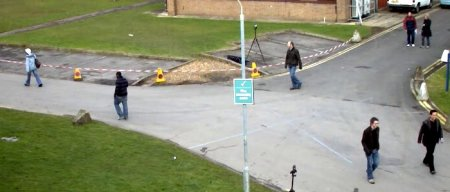
#> input picture OpenCV/examples/resframe.jpg, 450 x 192 px
$ python split_merge.py
#> lines starting #> are read from the running program, lines starting #| are printed output that depends on the picture
#!/usr/bin/env python
# encoding: utf-8

import cv2
import numpy as np

image = cv2.imread("resframe.jpg",cv2.IMREAD_COLOR)
#> image is the input picture: shape (192, 450, 3); mean B, G, R 123.6, 146.7, 143.5

cv2.imshow("Original(BGR)", image)

# 通道分离，注意顺序是BGR
# (B, G, R) = cv2.split(image)
# 通过索引方式分离
B = image[:,:,0]
G = image[:,:,1]
R = image[:,:,2]

# 显示各个分离出的通道
cv2.imshow("Red - single", R)
cv2.imshow("Green - single", G)
cv2.imshow("Blue - single", B)

# 生成一个值为0的单通道数组
zeros = np.zeros(image.shape[:2], dtype = "uint8")

# 分别扩展B、G、R成为三通道。另外两个通道用上面的值为0的数组填充
cv2.imshow("Blue", cv2.merge([B, zeros, zeros]))
cv2.imshow("Green", cv2.merge([zeros, G, zeros]))
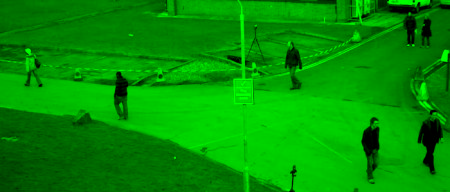
#> window 'Green': shape (192, 450, 3); mean B, G, R 0, 146.7, 0
cv2.imshow("Red", cv2.merge([zeros, zeros, R]))
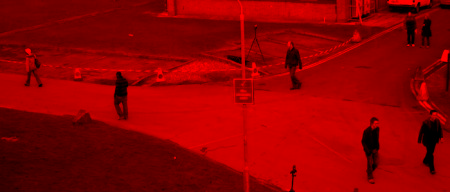
#> window 'Red': shape (192, 450, 3); mean B, G, R 0, 0, 143.5

# 合并RGB三个通道
cv2.imshow("Merged(B,G,R)", cv2.merge([B, G, R]))

# Convert BGR to HSV
imageHSV = cv2.cvtColor(image, cv2.COLOR_BGR2HSV)
#> imageHSV: shape (192, 450, 3); mean H, S, V 56.4, 64.1, 150.8
# (h,s,v) = cv2.split(imageHSV)
# 通过索引方式分离
h = imageHSV[:,:,0]
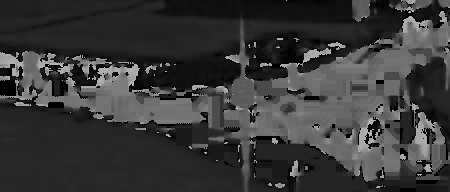
#> h: shape (192, 450); min 0, max 179, mean 56.4
s = imageHSV[:,:,1]
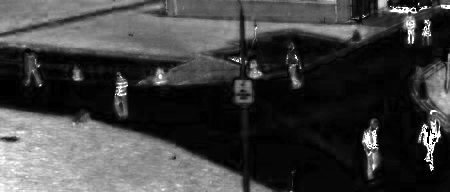
#> s: shape (192, 450); min 0, max 255, mean 64.1
v = imageHSV[:,:,2]

# 显示各个分离出的通道HSV
hh=h.copy()
hh.fill(255)
#> hh: shape (192, 450); every value is 255
ss=s.copy()
ss.fill(255)
vv=v.copy()
vv.fill(255)

#cv2.imshow("Hue", h)
#cv2.imshow("Saturation", s)
#cv2.imshow("Value", v)
cv2.imshow("Hue", cv2.cvtColor(cv2.merge([h, ss, vv]), cv2.COLOR_HSV2BGR))
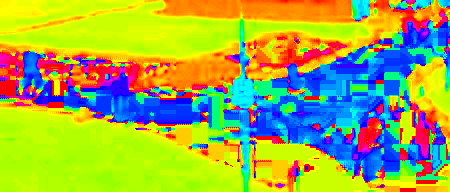
#> window 'Hue': shape (192, 450, 3); mean B, G, R 71.8, 174.8, 157.7
cv2.imshow("Saturation", cv2.cvtColor(cv2.merge([hh, s, vv]), cv2.COLOR_HSV2BGR))
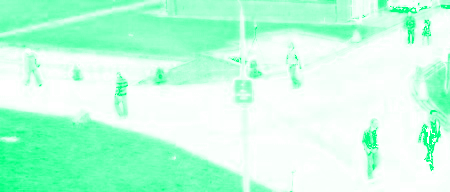
#> window 'Saturation': shape (192, 450, 3); mean B, G, R 222.6, 255, 190.5
cv2.imshow("Value", cv2.cvtColor(cv2.merge([hh, ss, v]), cv2.COLOR_HSV2BGR))
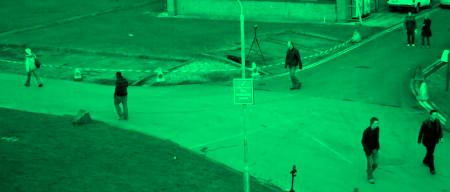
#> window 'Value': shape (192, 450, 3); mean B, G, R 75.1, 150.8, 0

cv2.imshow("Merged(H,S,V)", cv2.cvtColor(cv2.merge([h, s, v]), cv2.COLOR_HSV2BGR))

cv2.waitKey(0)

$ run again, with OpenCV/examples/rgb2.jpg copied over OpenCV/examples/resframe.jpg
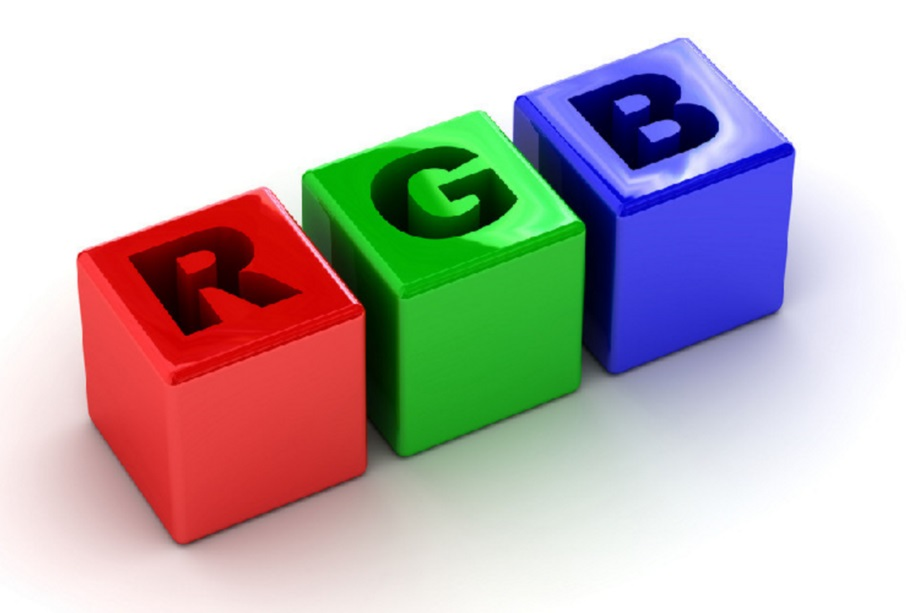
#> input picture OpenCV/examples/rgb2.jpg, 906 x 613 px
#> image is the input picture: shape (613, 906, 3); mean B, G, R 179.2, 179.6, 188.3
#> imageHSV: shape (613, 906, 3); mean H, S, V 44, 81.2, 219.6
#> hh: shape (613, 906); every value is 255
#> `cv2.imshow("Saturation", cv2.cvtColor(cv2.merge([hh, s, vv]), cv2.COLO..`:
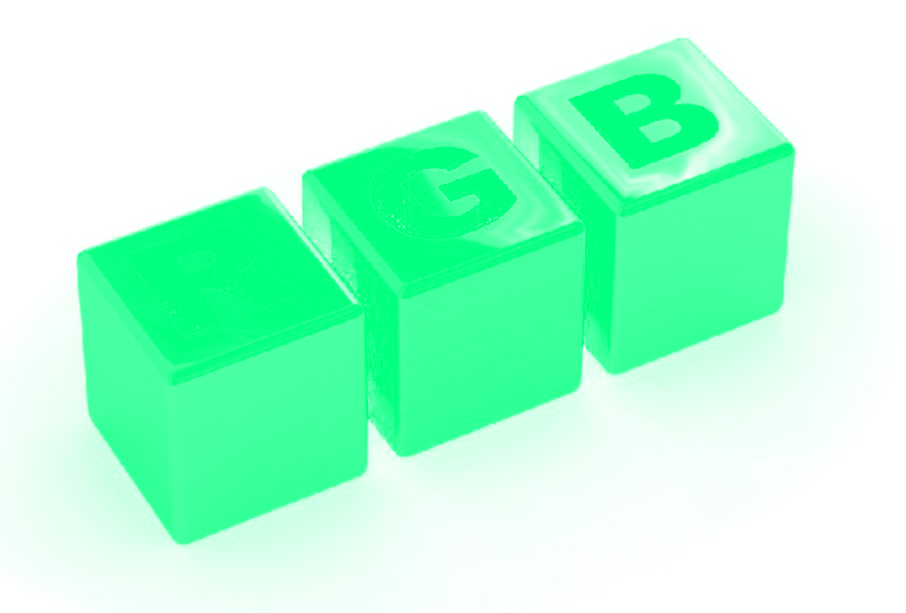
#> window 'Saturation': shape (613, 906, 3); mean B, G, R 214.1, 255, 173.5
#> `cv2.imshow("Value", cv2.cvtColor(cv2.merge([hh, ss, v]), cv2.COLOR_HSV..`:
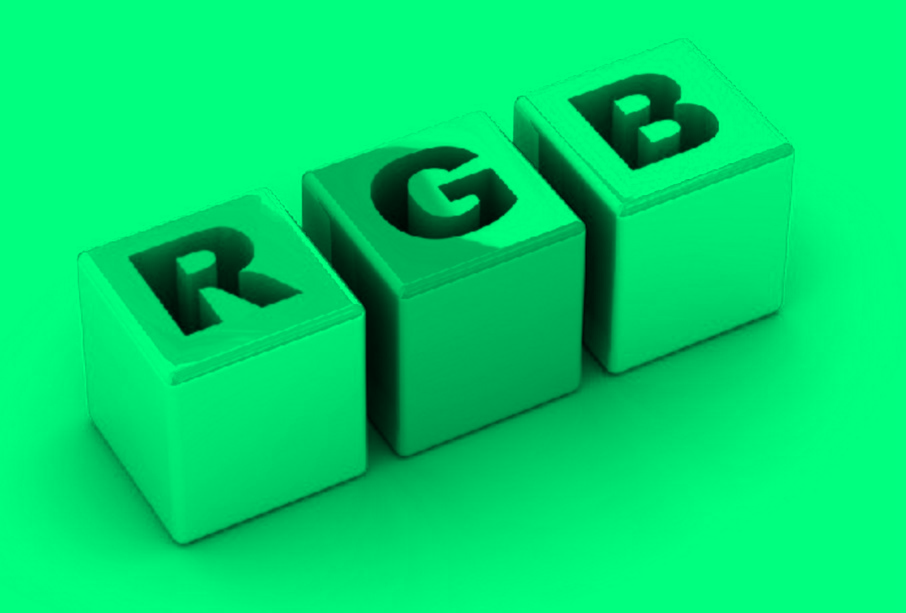
#> window 'Value': shape (613, 906, 3); mean B, G, R 109.5, 219.6, 0
